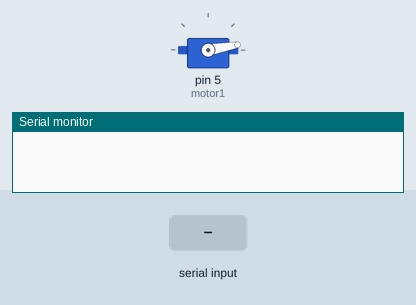
Simulated run of this sketch. Board: Arduino Uno, built with avr-gcc and run on an emulated ATmega328P. On the bench: servo, the last lines printed to the serial monitor. Inputs (shaded band) come from the test bench.

Above: at 2.2 s.
2.3 s: "w" received over Serial
At 3.3 s:
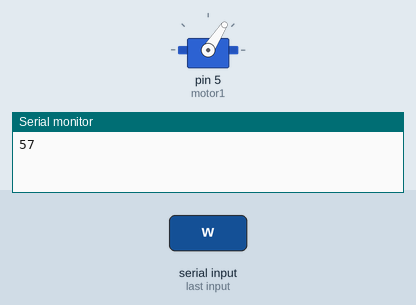
3.8 s: "s" received over Serial
At 4.5 s:
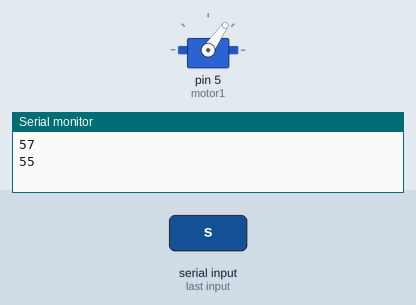
Timing chart, 0 to 6.8 s (numbered marks = the images above; inputs shaded):
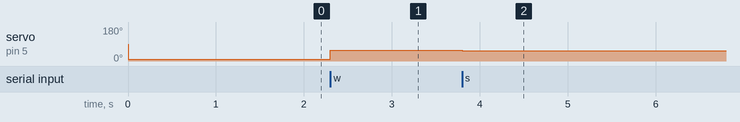

The sketch:

brushless_speed.ino
```cpp
#include<Servo.h>
Servo motor1;
int value=55;
int val=0;
char command;
void setup() {
  // put your setup code here, to run once:
Serial.begin(9600);
motor1.attach(5);
delay(1);
motor1.write(10);
delay(1000);


}

void loop() {
  // put your main code here, to run repeatedly:
 if (Serial.available()>0)
{
 int command= Serial.read();

  switch(command)
  {
   case 'w':
   value=value+2;
   break;
   case 's':
   value=value-2;
   break;
   case 'x':
   value=value-4;
   break;
   default:
   value=value;
  }
motor1.write(value);
Serial.print(value);
Serial.println();
delay(500);
}
}
```

Measured:
- after the input at 2.3 s, servo on pin 5 (motor1): 10° → 57° at once
- after the input at 3.8 s, servo on pin 5 (motor1): 57° → 55° at once
